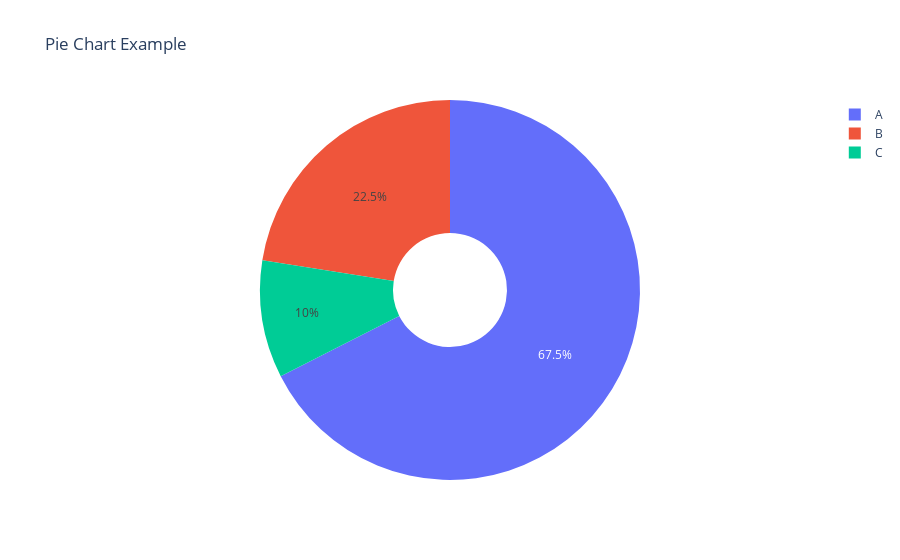

The cell this chart's notebook holds for it:
### Code cell
# Sample data
labels = ['A', 'B', 'C', 'D']
values = [30, 20, 25, 25]

# Create a pie chart
fig = px.pie(
    names=result['ABC_category'].unique(),
    values=pie_chart['count'],
    title='Pie Chart Example',
    hole=0.3  # Add a hole in the center of the pie chart
)
fig.show()

### Figure 1 — Plotly figure (JSON) as saved in the notebook; plotly's stock layout.template omitted (floating-point values rounded to 4 significant figures)
{"data": [{"domain": {"x": [0, 1], "y": [0, 1]}, "hole": 0.3, "hovertemplate": "label=%{label}<br>value=%{value}<extra></extra>", "labels": ["A", "B", "C"], "legendgroup": "", "name": "", "showlegend": true, "type": "pie", "values": [54, 18, 8]}], "layout": {"legend": {"tracegroupgap": 0}, "title": {"text": "Pie Chart Example"}}}
